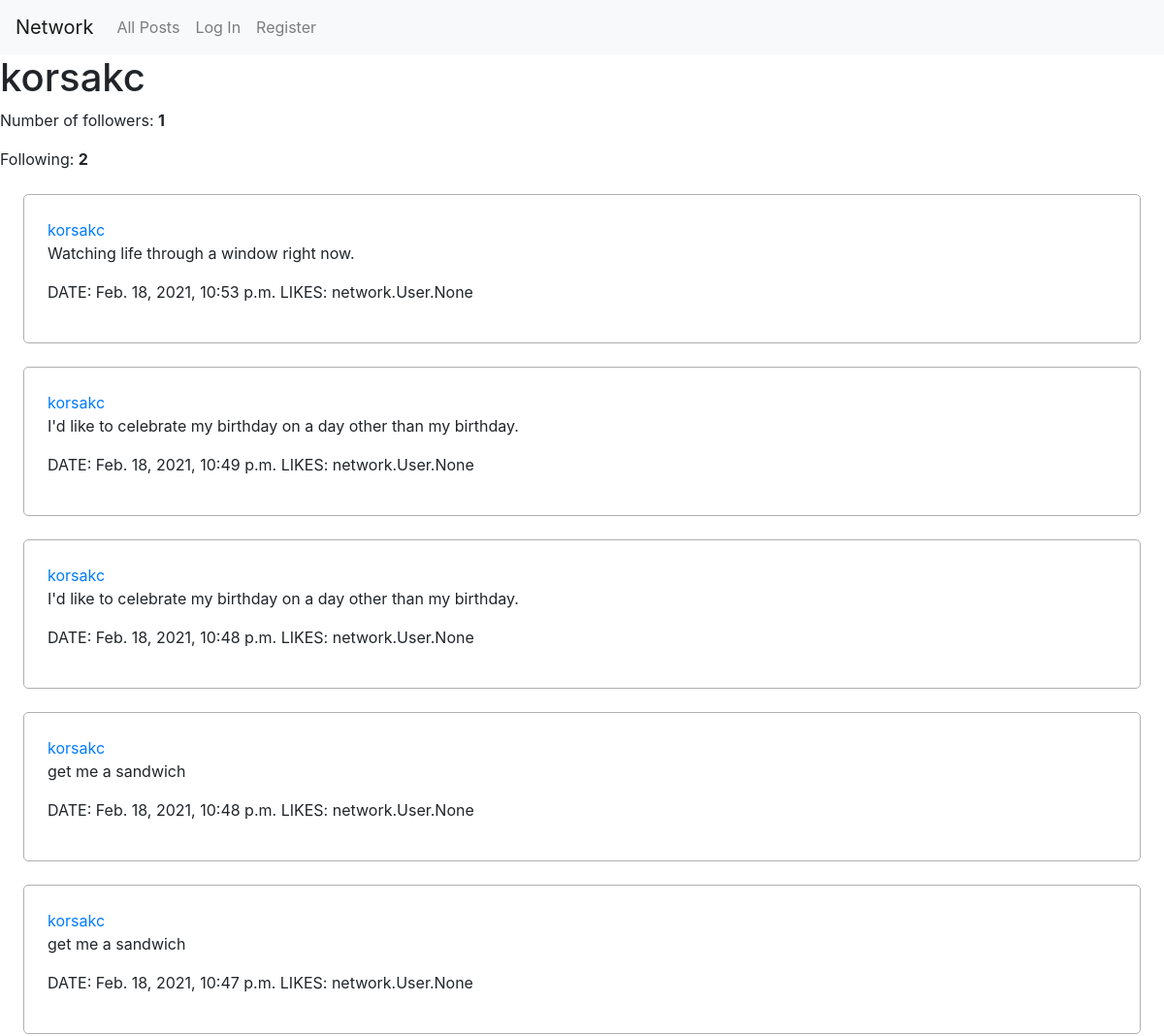
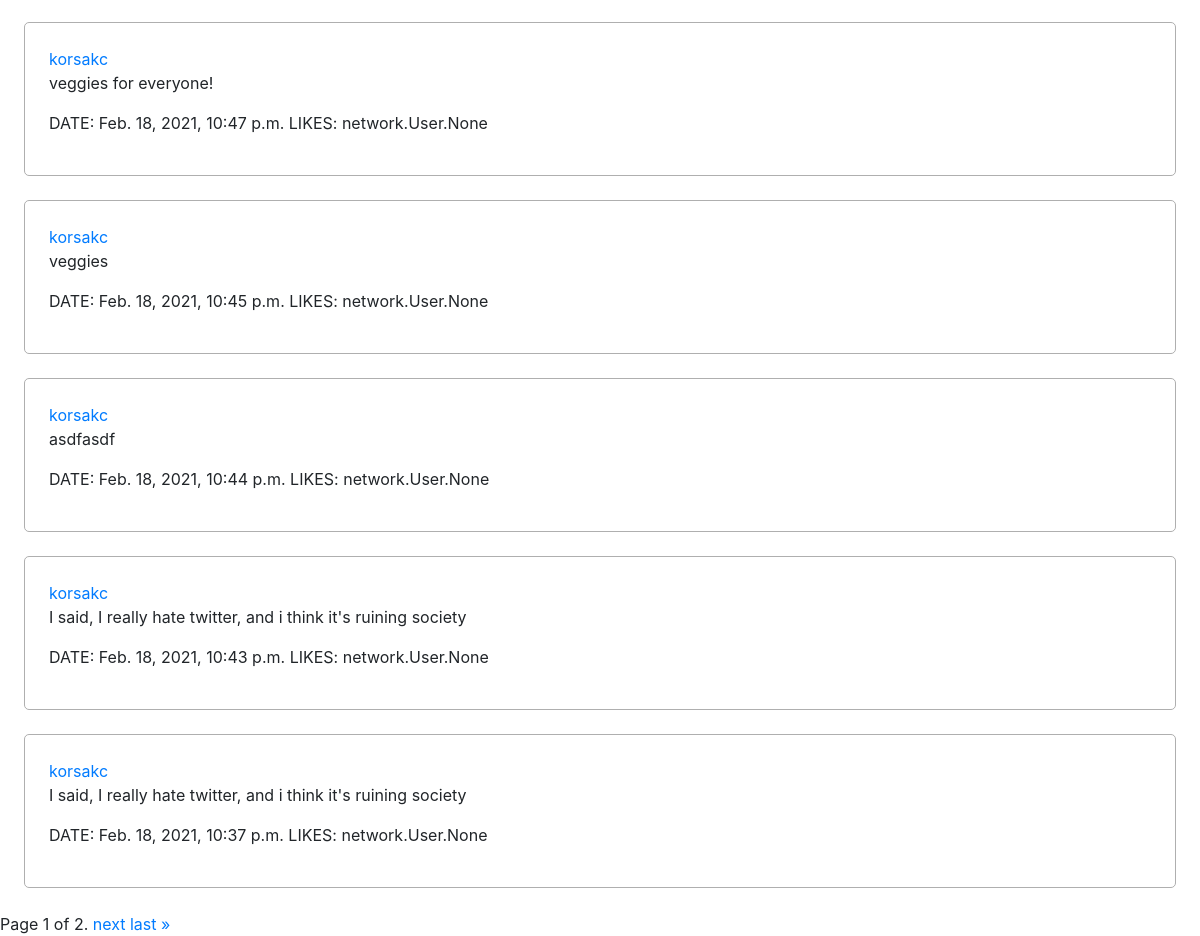
/profile/korsakc, run on the app's committed database (2 pictures, top to bottom).
### network/models.py (models this page shows, shortened)
class User(AbstractUser):
  followers = models.ManyToManyField('User', blank=True, related_name="following")

class Post(models.Model):
  creator = models.ForeignKey(User, on_delete=models.CASCADE)
  date = models.DateTimeField(auto_now_add=True)
  text = models.CharField(max_length=280)
  likes = models.ManyToManyField(User, blank=True, related_name="likedbyuser")

### network/views.py (the view)
# urls.py: path("profile/<str:username>", views.profile, name="profile"),
def profile(request, username):
  user = request.user
  profile = User.objects.get(username=username)
  followerCount = profile.followers.all().count()
  followingCount = profile.following.all().count()
  profileUsername = profile.username
  profilePosts = Post.objects.filter(creator=profile).order_by('-date')
  paginator = Paginator(profilePosts, 10) # Show 10 posts per page.
  page_number = request.GET.get('page')
  page_obj = paginator.get_page(page_number)
  if request.user.is_authenticated:
    if user.following.filter(username=username):
      followMessage = "Unfollow"
    else:
      followMessage = "Follow"
    return render(request, "network/profile.html", {
      "profileUsername": profileUsername,
      'page_obj': page_obj,
      "followerCount": followerCount,
      "followingCount": followingCount,
      "followMessage": followMessage
    })
  else:
    return render(request, "network/profile.html", {
      "profileUsername": profileUsername,
      'page_obj': page_obj,
      "followerCount": followerCount,
      "followingCount": followingCount,
    })

### network/templates/network/profile.html (shortened to what this page needs)
{% extends "network/layout.html" %}
{% block body %}
  <h1>{{ profileUsername }}</h1>
  <p>Number of followers: <strong>{{ followerCount }}</strong></p>
  <p>Following: <strong>{{ followingCount }}</strong></p>
  {% for post in page_obj %}
    <div class="post">
      <a href="{% url 'profile' profileUsername %}">{{ post.creator.username }}</a>
      <p>{{ post.text }}</p>
      <p><span>DATE: {{ post.date }}</span> <span>LIKES: {{ post.likes }}</span>
    </div>
  {% endfor %}
  <div class="pagination">
    <span class="step-links">
        <span class="current">
            Page {{ page_obj.number }} of {{ page_obj.paginator.num_pages }}.
        </span>
        {% if page_obj.has_next %}
            <a href="?page={{ page_obj.next_page_number }}">next</a>
            <a href="?page={{ page_obj.paginator.num_pages }}">last &raquo;</a>
        {% endif %}
    </span>
  </div>
{% endblock %}

### network/static/network/styles.css (style rules this page uses)
div.post { border: 1px solid rgb(175, 175, 175); border-radius: 5px; padding: 2%; margin: 2%; }

### data on the page
User: username "korsakc"
Post: creator.username "korsakc", text "Watching life through a window right now.", date "Feb. 18, 2021, 10:53 p.m.", likes "network.User.None"
Post: creator.username "korsakc", text "I'd like to celebrate my birthday on a day other than my birthday.", date "Feb. 18, 2021, 10:49 p.m.", likes "network.User.None"
Post: creator.username "korsakc", text "I'd like to celebrate my birthday on a day other than my birthday.", date "Feb. 18, 2021, 10:48 p.m.", likes "network.User.None"
Post: creator.username "korsakc", text "get me a sandwich", date "Feb. 18, 2021, 10:48 p.m.", likes "network.User.None"
Post: creator.username "korsakc", text "get me a sandwich", date "Feb. 18, 2021, 10:47 p.m.", likes "network.User.None"
Post: creator.username "korsakc", text "veggies for everyone!", date "Feb. 18, 2021, 10:47 p.m.", likes "network.User.None"
Post: creator.username "korsakc", text "veggies", date "Feb. 18, 2021, 10:45 p.m.", likes "network.User.None"
Post: creator.username "korsakc", text "asdfasdf", date "Feb. 18, 2021, 10:44 p.m.", likes "network.User.None"
Post: creator.username "korsakc", text "I said, I really hate twitter, and i think it's ruining society", date "Feb. 18, 2021, 10:43 p.m.", likes "network.User.None"
Post: creator.username "korsakc", text "I said, I really hate twitter, and i think it's ruining society", date "Feb. 18, 2021, 10:37 p.m.", likes "network.User.None"

### other printed values
{{ followerCount }} "1"
{{ followingCount }} "2"
{{ page_obj.number }} "1"
{{ page_obj.paginator.num_pages }} "2"
